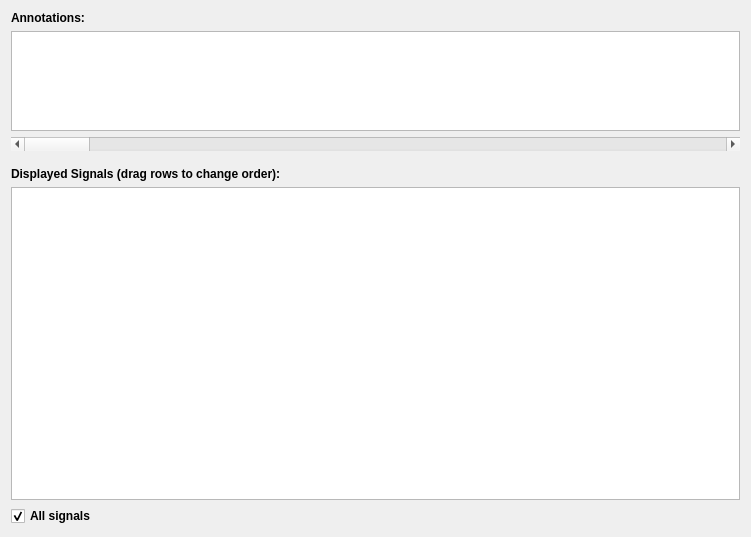
<?xml version="1.0" encoding="UTF-8"?>
<ui version="4.0">
 <class>Controller</class>
 <widget class="QWidget" name="Controller">
  <property name="geometry">
   <rect>
    <x>0</x>
    <y>0</y>
    <width>751</width>
    <height>537</height>
   </rect>
  </property>
  <property name="windowTitle">
   <string>Form</string>
  </property>
  <layout class="QVBoxLayout" name="verticalLayout">
   <item>
    <widget class="QLabel" name="label">
     <property name="font">
      <font>
       <weight>75</weight>
       <bold>true</bold>
      </font>
     </property>
     <property name="text">
      <string>Annotations:</string>
     </property>
    </widget>
   </item>
   <item>
    <widget class="QTextBrowser" name="description">
     <property name="sizePolicy">
      <sizepolicy hsizetype="Expanding" vsizetype="Fixed">
       <horstretch>0</horstretch>
       <verstretch>1</verstretch>
      </sizepolicy>
     </property>
     <property name="maximumSize">
      <size>
       <width>16777215</width>
       <height>100</height>
      </size>
     </property>
    </widget>
   </item>
   <item>
    <widget class="QScrollBar" name="horizontalScrollBar">
     <property name="orientation">
      <enum>Qt::Horizontal</enum>
     </property>
    </widget>
   </item>
   <item>
    <spacer name="verticalSpacer">
     <property name="orientation">
      <enum>Qt::Vertical</enum>
     </property>
     <property name="sizeType">
      <enum>QSizePolicy::Fixed</enum>
     </property>
     <property name="sizeHint" stdset="0">
      <size>
       <width>20</width>
       <height>10</height>
      </size>
     </property>
    </spacer>
   </item>
   <item>
    <widget class="QLabel" name="label_2">
     <property name="font">
      <font>
       <weight>75</weight>
       <bold>true</bold>
      </font>
     </property>
     <property name="text">
      <string>Displayed Signals (drag rows to change order):</string>
     </property>
     <property name="alignment">
      <set>Qt::AlignBottom|Qt::AlignLeading|Qt::AlignLeft</set>
     </property>
    </widget>
   </item>
   <item>
    <widget class="SignalTable" name="signals">
     <property name="sizePolicy">
      <sizepolicy hsizetype="Expanding" vsizetype="Expanding">
       <horstretch>0</horstretch>
       <verstretch>4</verstretch>
      </sizepolicy>
     </property>
     <property name="showGrid">
      <bool>false</bool>
     </property>
     <property name="cornerButtonEnabled">
      <bool>false</bool>
     </property>
     <attribute name="horizontalHeaderDefaultSectionSize">
      <number>150</number>
     </attribute>
     <attribute name="horizontalHeaderMinimumSectionSize">
      <number>25</number>
     </attribute>
     <attribute name="horizontalHeaderStretchLastSection">
      <bool>true</bool>
     </attribute>
     <attribute name="verticalHeaderDefaultSectionSize">
      <number>20</number>
     </attribute>
    </widget>
   </item>
   <item>
    <widget class="QCheckBox" name="allsignals">
     <property name="font">
      <font>
       <weight>75</weight>
       <bold>true</bold>
      </font>
     </property>
     <property name="text">
      <string>All signals</string>
     </property>
     <property name="checked">
      <bool>true</bool>
     </property>
    </widget>
   </item>
  </layout>
 </widget>
 <customwidgets>
  <customwidget>
   <class>SignalTable</class>
   <extends>QTableView</extends>
   <header>signaltable.h</header>
  </customwidget>
 </customwidgets>
 <resources/>
 <connections/>
</ui>
